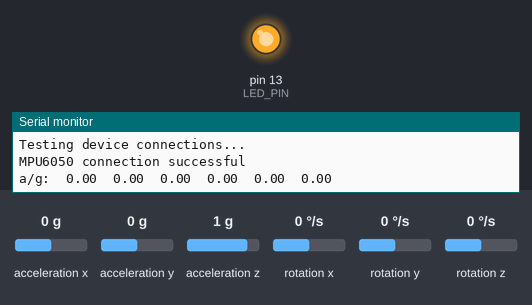
This sketch was run on a simulated Arduino Uno, built with avr-gcc and run on an emulated ATmega328P. On the bench: output pins drawn as LEDs (lit = HIGH), the last lines printed to the serial monitor. Wiring (inferred from the names in the program): MPU-6050 motion sensor at I2C address 0x68. The test bench sets the inputs (shaded band); at power-on: acceleration x 0 g, acceleration y 0 g, acceleration z 1 g, rotation x 0 °/s, rotation y 0 °/s, rotation z 0 °/s.

Above: at 9.5 s.
9.6 s: acceleration x set to 0.2 g
At 12.3 s:
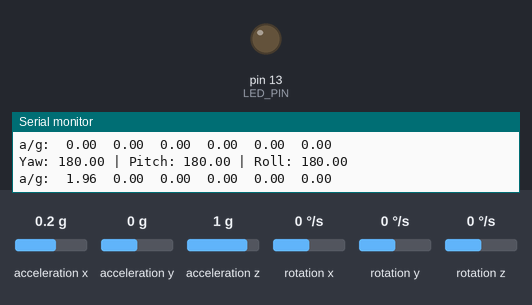
Timing chart, 0 to 18.5 s (numbered marks = the images above; inputs shaded):
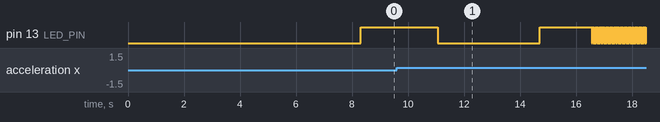

Measured:
- the behaviour switches between 0 and 0.1 g on acceleration x (found by bisection; images 0 and 1)

The sketch:

inputHandlingWithJosh.ino
```cpp
// I2C device class (I2Cdev) demonstration Arduino sketch for MPU6050 class
// 10/7/2011 by Jeff Rowberg <jeff@rowberg.net>
// Updates should (hopefully) always be available at https://github.com/jrowberg/i2cdevlib
//
// Changelog:
//      2013-05-08 - added multiple output formats
//                 - added seamless Fastwire support
//      2011-10-07 - initial release

/* ============================================
I2Cdev device library code is placed under the MIT license
Copyright (c) 2011 Jeff Rowberg
Permission is hereby granted, free of charge, to any person obtaining a copy
of this software and associated documentation files (the "Software"), to deal
in the Software without restriction, including without limitation the rights
to use, copy, modify, merge, publish, distribute, sublicense, and/or sell
copies of the Software, and to permit persons to whom the Software is
furnished to do so, subject to the following conditions:
The above copyright notice and this permission notice shall be included in
all copies or substantial portions of the Software.
THE SOFTWARE IS PROVIDED "AS IS", WITHOUT WARRANTY OF ANY KIND, EXPRESS OR
IMPLIED, INCLUDING BUT NOT LIMITED TO THE WARRANTIES OF MERCHANTABILITY,
FITNESS FOR A PARTICULAR PURPOSE AND NONINFRINGEMENT. IN NO EVENT SHALL THE
AUTHORS OR COPYRIGHT HOLDERS BE LIABLE FOR ANY CLAIM, DAMAGES OR OTHER
LIABILITY, WHETHER IN AN ACTION OF CONTRACT, TORT OR OTHERWISE, ARISING FROM,
OUT OF OR IN CONNECTION WITH THE SOFTWARE OR THE USE OR OTHER DEALINGS IN
THE SOFTWARE.
===============================================
*/

// I2Cdev and MPU6050 must be installed as libraries, or else the .cpp/.h files
// for both classes must be in the include path of your project
#include "I2Cdev.h"
#include "MPU6050.h"

// Arduino Wire library is required if I2Cdev I2CDEV_ARDUINO_WIRE implementation
// is used in I2Cdev.h
#if I2CDEV_IMPLEMENTATION == I2CDEV_ARDUINO_WIRE
#include "Wire.h"
#endif

// class default I2C address is 0x68
// specific I2C addresses may be passed as a parameter here
// AD0 low = 0x68 (default for InvenSense evaluation board)
// AD0 high = 0x69
MPU6050 accelgyro;
//MPU6050 accelgyro(0x69); // <-- use for AD0 high
//MPU6050 accelgyro(0x68, &Wire1); // <-- use for AD0 low, but 2nd Wire (TWI/I2C) object

float ax, ay, az;
float gx, gy, gz;

float axC = 0, ayC = 0, azC = 0;
float gxC = 0, gyC = 0, gzC = 0;

float Kp = 2.4, Ki = 0.02, Kd = 1.1; //PID Gain values

// PID variables for the all axeis
float Previous_Error_X = 0, Previous_Error_Y = 0, Previous_Error_Z = 0;
float Integral_X = 0, Integral_Y = 0, Integral_Z = 0;

// The MPU will aim to keep the servos at 90 degress as it's the inital condition
int Set_Point_X = 90;
int Set_Point_Y = 90;
int Set_Point_Z = 90;

float Offset_X = 0, Offset_Y = 0, Offset_Z = 0; // stores intial offset values

#include <Servo.h>
Servo yaw_Servo, pitch_Servo, roll_Servo;


// uncomment "OUTPUT_READABLE_ACCELGYRO" if you want to see a tab-separated
// list of the accel X/Y/Z and then gyro X/Y/Z values in decimal. Easy to read,
// not so easy to parse, and slow(er) over UART.
#define OUTPUT_READABLE_ACCELGYRO

// uncomment "OUTPUT_BINARY_ACCELGYRO" to send all 6 axes of data as 16-bit
// binary, one right after the other. This is very fast (as fast as possible
// without compression or data loss), and easy to parse, but impossible to read
// for a human.
//#define OUTPUT_BINARY_ACCELGYRO


#define LED_PIN 13
bool blinkState = false;

void setup() {
// join I2C bus (I2Cdev library doesn't do this automatically)
#if I2CDEV_IMPLEMENTATION == I2CDEV_ARDUINO_WIRE
  Wire.begin();
#elif I2CDEV_IMPLEMENTATION == I2CDEV_BUILTIN_FASTWIRE
  Fastwire::setup(400, true);
#endif

  // turn on LPF to reduce noise
  Wire.beginTransmission(0x68);
  Wire.write(0x1A);
  Wire.write(0x05);
  Wire.endTransmission();

  // initialize serial communication
  // (38400 chosen because it works as well at 8MHz as it does at 16MHz, but
  // it's really up to you depending on your project)
  Serial.begin(38400);

  // initialize device
  Serial.println("Initializing I2C devices...");
  accelgyro.initialize();

  // verify connection
  Serial.println("Testing device connections...");
  Serial.println(accelgyro.testConnection() ? "MPU6050 connection successful" : "MPU6050 connection failed");


  for (int i = 0; i < 2000; i++) {
    getMPU6050Data(&ax, &ay, &az, &gx, &gy, &gz);
    axC += ax;
    ayC += ay;
    azC += az;
    gxC += gx;
    gyC += gy;
    gzC += gz;
  }
  axC = axC / 2000;
  ayC = ayC / 2000;
  azC = azC / 2000;
  gxC = gxC / 2000;
  gyC = gyC / 2000;
  gzC = gzC / 2000;


  // use the code below to change accel/gyro offset values
  /*
    Serial.println("Updating internal sensor offsets...");
    // -76    -2359    1688    0    0    0
    Serial.print(accelgyro.getXAccelOffset()); Serial.print("\t"); // -76
    Serial.print(accelgyro.getYAccelOffset()); Serial.print("\t"); // -2359
    Serial.print(accelgyro.getZAccelOffset()); Serial.print("\t"); // 1688
    Serial.print(accelgyro.getXGyroOffset()); Serial.print("\t"); // 0
    Serial.print(accelgyro.getYGyroOffset()); Serial.print("\t"); // 0
    Serial.print(accelgyro.getZGyroOffset()); Serial.print("\t"); // 0
    Serial.print("\n");
    accelgyro.setXGyroOffset(220);
    accelgyro.setYGyroOffset(76);
    accelgyro.setZGyroOffset(-85);
    Serial.print(accelgyro.getXAccelOffset()); Serial.print("\t"); // -76
    Serial.print(accelgyro.getYAccelOffset()); Serial.print("\t"); // -2359
    Serial.print(accelgyro.getZAccelOffset()); Serial.print("\t"); // 1688
    Serial.print(accelgyro.getXGyroOffset()); Serial.print("\t"); // 0
    Serial.print(accelgyro.getYGyroOffset()); Serial.print("\t"); // 0
    Serial.print(accelgyro.getZGyroOffset()); Serial.print("\t"); // 0
    Serial.print("\n");
    */

  // configure Arduino LED pin for output
  pinMode(LED_PIN, OUTPUT);
}

void loop() {
  // read raw accel/gyro measurements from device
  getMPU6050Data(&ax, &ay, &az, &gx, &gy, &gz);
  ax -= axC;
  ay -= ayC;
  az -= azC;
  gx -= gxC;
  gy -= gyC;
  gz -= gzC;

  // these methods (and a few others) are also available
  //accelgyro.getAcceleration(&ax, &ay, &az);
  //accelgyro.getRotation(&gx, &gy, &gz);

#ifdef OUTPUT_READABLE_ACCELGYRO
  // display tab-separated accel/gyro x/y/z values
  Serial.print("a/g:\t");
  Serial.print(ax);
  Serial.print("\t");
  Serial.print(ay);
  Serial.print("\t");
  Serial.print(az);
  Serial.print("\t");
  Serial.print(gx);
  Serial.print("\t");
  Serial.print(gy);
  Serial.print("\t");
  Serial.println(gz);
#endif

  // blink LED to indicate activity
  blinkState = !blinkState;
  digitalWrite(LED_PIN, blinkState);


  // Convert accel values to angles and apply offset
    float accelAngle_X = (atan2(ay, az) * 180 / PI) - Offset_X;
    float accelAngle_Y = (atan2(ax, az) * 180 / PI) - Offset_Y;
    float accelAngle_Z = (atan2(ax, ay) * 180 / PI) - Offset_Z;

    //Applying PID controls for the 3-axis
    float output_X = calculatePID(accelAngle_X, Set_Point_X, Previous_Error_X, Integral_X);
    float output_Y = calculatePID(accelAngle_Y, Set_Point_Y, Previous_Error_Y, Integral_Y);
    float output_Z = calculatePID(accelAngle_Z, Set_Point_Z, Previous_Error_Z, Integral_Z);

    // Servo angle limits so that it's within the angle range of the servo motors
    output_X = constrain(output_X, 0, 180);
    output_Y = constrain(output_Y, 0, 180);
    output_Z = constrain(output_Z, 0, 180);

    // function moves servos smoothly
    moveServoSmooth(yaw_Servo, output_X);
    moveServoSmooth(pitch_Servo, output_Y);
    moveServoSmooth(roll_Servo, output_Z);

    // shows the angles in the serial monitor
    Serial.print("Yaw: "); Serial.print(output_X);
    Serial.print(" | Pitch: "); Serial.print(output_Y);
    Serial.print(" | Roll: "); Serial.println(output_Z);

    delay(15); //delay between each consecutive set of readings


}

void getMPU6050Data(float *ax, float *ay, float *az, float *gx, float *gy, float *gz) {
  int16_t rawAx, rawAy, rawAz, rawGx, rawGy, rawGz;
  accelgyro.getMotion6(&rawAx, &rawAy, &rawAz, &rawGx, &rawGy, &rawGz);

  // Convert raw values to meaningful physical units
  const float ACCEL_SCALE = 16384.0;  // For ±2g
  const float GYRO_SCALE = 131.0;     // For ±250°/s

  *ax = (rawAx / ACCEL_SCALE) * 9.81;  // Convert to m/s²
  *ay = (rawAy / ACCEL_SCALE) * 9.81;
  *az = (rawAz / ACCEL_SCALE) * 9.81;

  *gx = rawGx / GYRO_SCALE;  // Convert to degrees per second (°/s)
  *gy = rawGy / GYRO_SCALE;
  *gz = rawGz / GYRO_SCALE;
}


// PID control code
float calculatePID(float current_Angle, float target_Angle, float &previous_Error, float &Integral) {
    float error = target_Angle - current_Angle;
    Integral += error;
    float derivative = error - previous_Error;

    // PID Output
    float output = target_Angle +(Kp * error) + (Ki * Integral) + (Kd * derivative);

    previous_Error = error; // This stores the previous error to use for the next calculation of error
    return output;

}

// moveServoSmooth function
void moveServoSmooth(Servo &servo, int target_Angle) { // &servo' allows direct manipulation of the servo for smooth and real time movement
    int current_Angle = servo.read(); // reads the current angle of the servo
    while(current_Angle != target_Angle) { // loop always runs as long as current agnle is not equal to taret angle
      if(current_Angle < target_Angle) current_Angle++; // increases angle by 1 degree incerements
      else current_Angle--; // decreases angle by 1 degree increments

      servo.write(current_Angle); // moves angle to the changed angle
      delay(10); // slows servo movement for smooth movement

    }
}
```
